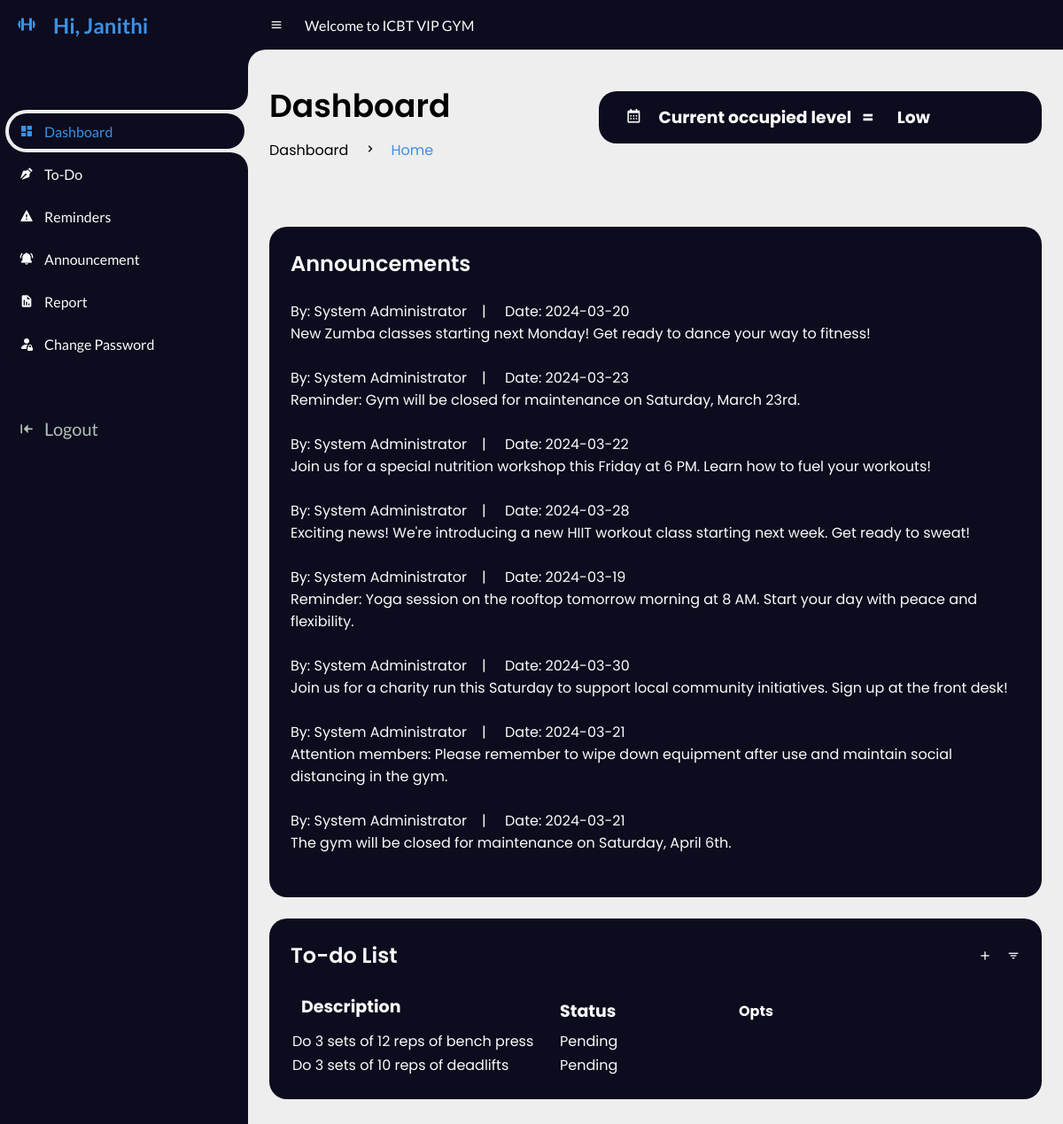
The app's page /3Member/index.php?err=noerrors (signed in) with its own data.
### tables this page shows
CREATE TABLE `announcements` (
  `announcementid` int(100) NOT NULL,
  `message` varchar(500) NOT NULL,
  `date` date NOT NULL
);

CREATE TABLE `todo` (
  `taskid` int(11) NOT NULL,
  `task_status` varchar(50) NOT NULL,
  `task_desc` varchar(50) NOT NULL,
  `user_id` int(7) NOT NULL
);

### 3Member/index.php (the view, shortened to what this page needs)
<!DOCTYPE html>
<html lang="en">
<head>
    <link rel="stylesheet" href="https://cdn.jsdelivr.net/npm/bootstrap-icons@1.10.2/font/bootstrap-icons.css">
    <link href='https://unpkg.com/boxicons@2.0.9/css/boxicons.min.css' rel='stylesheet'>
    <link rel="stylesheet" href="css\style.css">
</head>
<body>
    <section id="sidebar">
        <a href="#" class="brand">
        <i class='bx bx-dumbbell bx-tada' ></i>
            <span class="text">Hi, <?php echo $_SESSION['fullname']; ?> </span>
        </a>
        <ul class="side-menu top">
            <li class="active">
                <a href="index.php">
                    <i class='bx bxs-dashboard'></i>
                    <span class="text">Dashboard</span>
                </a>
            </li>
            <li>
                <a href="toDo.php">
                    <i class='bx bxs-pen'></i>
                    <span class="text">To-Do</span>
                </a>
            </li>
            <li>
                <a href="Reminders.php">
                    <i class='bx bxs-error'></i>
                    <span class="text">Reminders</span>
                </a>
            </li>
            <li>
                <a href="Announcement.php">
                    <i class='bx bxs-bell-ring'></i>
                    <span class="text">Announcement</span>
                </a>
            </li>
            <li>
                <a href="mbReport.php">
                    <i class='bx bxs-report'></i>
                    <span class="text">Report</span>
                </a>
            </li>
            <li>
                <a href="changePass.php">
                    <i class='bx bi-person-fill-lock'></i>
                    <span class="text">Change Password</span>
                </a>
            </li>
        </ul>
        <ul class="side-menu">
            <li>
                <a href="logOut.php" class="logout">
                    <i class='bx bxs-arrow-to-left'></i>
                    <span class="text">Logout</span>
                </a>
            </li>
        </ul>
    </section>
    <section id="content">
        <nav>
            <i class='bx bx-menu'></i>
            <a class="nav-link">Welcome to ICBT VIP GYM</a>
        </nav>
        <section id="content2">
            <main>
                <div class="head-title">
                    <div class="left">
                        <h1>Dashboard</h1>
                        <ul class="breadcrumb">
                            <li>
                                <a href="#">Dashboard</a>
                            </li>
                            <li><i class='bx bx-chevron-right'></i></li>
                            <li>
                                <a class="active" href="index.php">Home</a>
                            </li>
                        </ul>
                    </div>
                        <div class="count" style="float:right; width:500px;">
                            <li>
                            <span class="text">
                                <h3 style="color:white; "><i class='bx bx-calendar' ></i>&emsp;Current occupied level &nbsp&nbsp=
                                        <?php include 'checkinCount.php' ?></h3>
                                    </span>
                        </li>
                    </div>
                </div>
                <br><br>
                <div class="table-data" >
                    <div class="order">
                        <div class="head">
                            <h3>Announcements </h3>
                        </div>
                        <ul class="recent-posts">
                            <li>
                                <?php
                                include "dbcon.php";
                                $qry = "SELECT * FROM announcements";
                                $result = mysqli_query($conn, $qry);
                                while ($row = mysqli_fetch_array($result)) {
                                    echo "<div class='article-post'>";
                                    echo "<span class='user-info'> By: System Administrator &nbsp &nbsp| &nbsp &nbsp  Date: " . $row['date'] . " </span> ";
                                    echo "<p>" . $row['message'] . "</p><br>";
                                }
                                echo "</div>";
                                echo "</li>";
                                ?>
                        </ul>
                    </div>
                </div>
                 <div class="table-data">
                    <div class="todo">
                        <div class="head">
                            <h3>To-do List</h3>
                            <i class='bx bx-plus'></i>
                            <i class='bx bx-filter'></i>
                        </div>
                        <div class="span6">
                            <div class="widget-box">
                                <div class="widget-content nopadding">
                                    <?php
                                    include "dbcon.php";
                                    $qry = "SELECT * FROM todo WHERE user_id='" . $_SESSION['user_id'] . "'";
                                    $result = mysqli_query($conn, $qry);
                                    echo "<table class='table table-striped table-bordered'>
              <thead >
                <tr>
                  <th style='width:300px; text-align:left; font-size:19px; padding:10px; padding-top:0px;'>Description</th>
                  <th  style='width:200px; text-align:left; font-size:19px;'>Status</th>
                  <th>Opts</th>
                </tr>
              </thead>";
                                    while ($row = mysqli_fetch_array($result)) {
                                        echo "<tbody>
                <tr>
                  <td class='taskDesc'><a href='to-do.php'><i class='icon-plus-sign'></i></a>" . $row['task_desc'] . "</td>
                  <td class='taskStatus'><span class='in-progress'>" . $row['task_status'] . "</span></td>
                <td class='taskOptions'><a href='update-todo.php?id=" . $row['taskid'] . "' class='tip-top' data-original-title='Update'><i class='icon-edit'></i></a>  <a href='actions/remove-todo.php?id=" . $row['taskid'] . "' class='tip-top' data-original-title='Done'><i class='icon-ok'></i></a></td>
                </tr>
              </tbody>";
                                    }
                                    ?>
                                    </table>
                                </div>
                            </div>
                        </div>
                    </div>
                </div>
            </main>
        </section>
    </section>
</body>
</html>

### 3Member/css/style.css (style rules this page uses)
* { margin: 0; padding: 0; box-sizing: border-box; }
a { text-decoration: none; }
li { list-style: none; }
:root { --poppins: 'Poppins', sans-serif; --lato: 'Lato', sans-serif; --light: #0C0C1E; --blue: #3C91E6; --light-blue: #CFE8FF; --grey: #060714; --dark-grey: #AAAAAA; --dark: #FBFBFB; --red: #DB504A; --yellow: #FFCE26; --gold: #FFC72C; --light-yellow: #FFF2C6; --orange: #FD7238; --light-orange: #FFE0D3; --light-green: hsl(160, 67%, 74%); --ice-blue: #4B9CD3; --Ash-Gray: #B2BEB5; }
html { overflow-x: hidden; }
body { background: #eee; overflow-x: hidden; }
#sidebar { position: fixed; top: 0; left: 0; width: 280px; height: 100%; background: var(--light); z-index: 2000; font-family: var(--lato); transition: .3s ease; overflow-x: hidden; scrollbar-width: none; }
#sidebar .brand { font-size: 24px; font-weight: 700; height: 56px; display: flex; align-items: center; color: var(--blue); position: sticky; top: 0; left: 0; background: var(--light); z-index: 500; padding-bottom: 20px; box-sizing: content-box; }
#sidebar .brand .bx { min-width: 60px; display: flex; justify-content: center; }
#sidebar .side-menu { width: 100%; margin-top: 48px; }
#sidebar .side-menu li { height: 48px; background: transparent; margin-left: 6px; border-radius: 48px 0 0 48px; padding: 4px; }
#sidebar .side-menu li.active { background: #eee; position: relative; }
#sidebar .side-menu li.active::before { content: ''; position: absolute; width: 40px; height: 40px; border-radius: 50%; top: -40px; right: 0; box-shadow: 20px 20px 0 #eee; z-index: -1; }
#sidebar .side-menu li.active::after { content: ''; position: absolute; width: 40px; height: 40px; border-radius: 50%; bottom: -40px; right: 0; box-shadow: 20px -20px 0 #eee; z-index: -1; }
#sidebar .side-menu li a { width: 100%; height: 100%; background: var(--light); display: flex; align-items: center; border-radius: 48px; font-size: 16px; color: var(--dark); white-space: nowrap; overflow-x: hidden; }
#sidebar .side-menu.top li.active a { color: var(--blue); }
#sidebar .side-menu li a.logout { color: var(--Ash-Gray); font-size: 20px; ; }
#sidebar .side-menu li a .bx { min-width: calc(60px - ((4px + 6px) * 2)); display: flex; justify-content: center; }
#content { position: absolute; width: calc(100% - 280px); left: 280px; transition: .3s ease; }
#content nav { height: 56px; background: var(--light); padding: 0 24px; display: flex; align-items: center; grid-gap: 24px; font-family: var(--lato); position: sticky; top: 0; left: 0; z-index: 1000; }
#content nav::before { content: ''; position: absolute; width: 40px; height: 40px; bottom: -40px; left: 0; border-radius: 50%; box-shadow: -20px -20px 0 var(--light); }
#content nav a { color: var(--dark); }
#content nav .bx.bx-menu { cursor: pointer; color: var(--dark); }
#content nav .nav-link { font-size: 16px; transition: .3s ease; }
#content main { width: 100%; padding: 36px 24px; font-family: var(--poppins); max-height: calc(100vh - 56px); overflow-y: auto; }
#content main .head-title { display: flex; align-items: center; justify-content: space-between; grid-gap: 16px; flex-wrap: wrap; }
#content main .head-title .left h1 { font-size: 36px; font-weight: 600; margin-bottom: 10px; color: black; }
#content main .head-title .left .breadcrumb { display: flex; align-items: center; grid-gap: 16px; }
#content main .head-title .left .breadcrumb li { color: black; }
#content main .head-title .left .breadcrumb li a { color: black; pointer-events: none; }
#content main .head-title .left .breadcrumb li a.active { color: var(--blue); pointer-events: unset; }
#content main .table-data { display: flex; flex-wrap: wrap; grid-gap: 24px; margin-top: 24px; width: 100%; color: var(--dark); }
#content main .table-data>div { border-radius: 20px; background: var(--light); padding: 24px; overflow-x: auto; }
#content main .table-data .head { display: flex; align-items: center; grid-gap: 16px; margin-bottom: 24px; }
#content main .table-data .head h3 { margin-right: auto; font-size: 24px; font-weight: 600; }
#content main .table-data .head .bx { cursor: pointer; }
#content main .table-data .order { flex-grow: 1; flex-basis: 500px; }
#content main .table-data .todo { flex-grow: 1; flex-basis: 300px; }

### 3Member/index.php (style rules this page uses)
.count { background-color: #0C0C1E; margin-bottom: 10px; border-radius: 20px; padding-top: 15px; padding-bottom: 15px; align-content: center; width: 500px; padding-left: 30px; }

### records on screen
announcements: date "2024-03-20", message "New Zumba classes starting next Monday! Get ready to dance your way to fitness!"
announcements: date "2024-03-23", message "Reminder: Gym will be closed for maintenance on Saturday, March 23rd."
announcements: date "2024-03-22", message "Join us for a special nutrition workshop this Friday at 6 PM. Learn how to fuel your workouts!"
announcements: date "2024-03-28", message "Exciting news! We're introducing a new HIIT workout class starting next week. Get ready to sweat!"
announcements: date "2024-03-19", message "Reminder: Yoga session on the rooftop tomorrow morning at 8 AM. Start your day with peace and flexibility."
announcements: date "2024-03-30", message "Join us for a charity run this Saturday to support local community initiatives. Sign up at the front desk!"
announcements: date "2024-03-21", message "Attention members: Please remember to wipe down equipment after use and maintain social distancing in the gym."
announcements: date "2024-03-21", message "The gym will be closed for maintenance on Saturday, April 6th."
todo: task_desc "Do 3 sets of 12 reps of bench press", task_status "Pending"
todo: task_desc "Do 3 sets of 10 reps of deadlifts", task_status "Pending"

### other values on screen
$_SESSION['fullname'] "Janithi"
